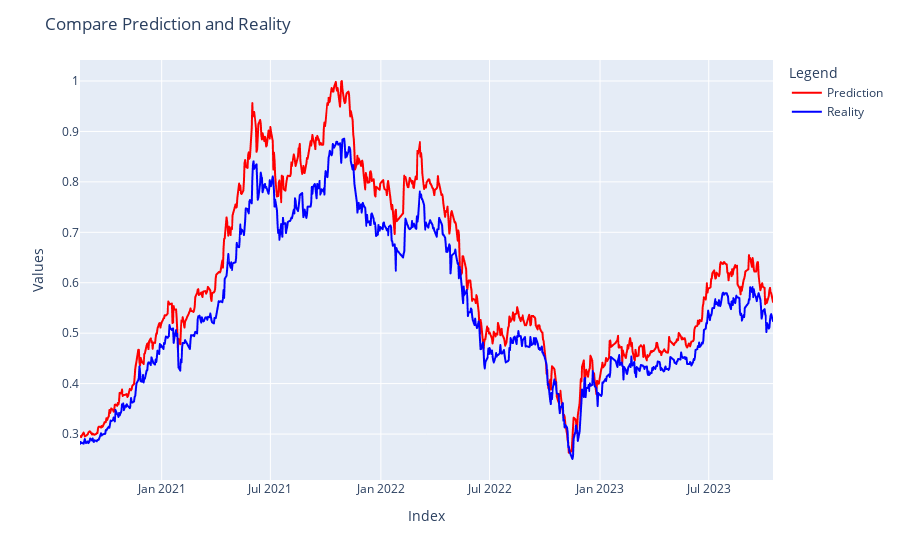

The notebook cell saved with this chart:
### Code cell
plot_regression_results_plotly(y_test, y_predict_by_FFNN[:, -1, :], index_test)

### Figure 1 — Plotly figure (JSON) as saved in the notebook; plotly's stock layout.template omitted (floating-point values rounded to 4 significant figures; data arrays with more than 128 entries replaced by an {"elided": "..."} marker saying what was removed)
{"data": [{"hovertemplate": "Type=Prediction<br>Date=%{x}<br>Values=%{y}<extra></extra>", "legendgroup": "Prediction", "line": {"color": "red", "dash": "solid"}, "marker": {"symbol": "circle"}, "mode": "lines", "name": "Prediction", "showlegend": true, "type": "scattergl", "x": {"elided": "791 str values"}, "xaxis": "x", "y": {"elided": "791 float values"}, "yaxis": "y"}, {"hovertemplate": "Type=Reality<br>Date=%{x}<br>Values=%{y}<extra></extra>", "legendgroup": "Reality", "line": {"color": "blue", "dash": "solid"}, "marker": {"symbol": "circle"}, "mode": "lines", "name": "Reality", "showlegend": true, "type": "scattergl", "x": {"elided": "791 str values"}, "xaxis": "x", "y": {"elided": "791 float values"}, "yaxis": "y"}], "layout": {"legend": {"title": {"text": "Legend"}, "tracegroupgap": 0}, "margin": {"t": 60}, "title": {"text": "Compare Prediction and Reality"}, "xaxis": {"anchor": "y", "domain": [0, 1], "title": {"text": "Index"}}, "yaxis": {"anchor": "x", "domain": [0, 1], "title": {"text": "Values"}}}}
